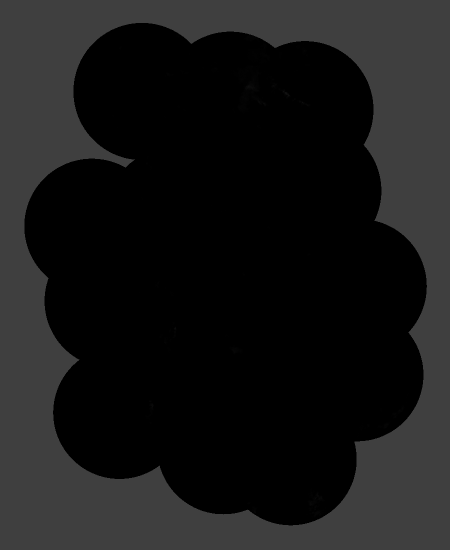
#> input picture opticFlow/PNG/scaled_1705140020.png, 900 x 1100 px (shown at 1/2 size); the run also reads 1 picture not shown here
$ python tracker.py
#> lines starting #> are read from the running program, lines starting #| are printed output that depends on the picture
### opticFlow/tracker/Dataset.py
from PIL import Image
import numpy as np
import os
class DataProvider(object):
    """

        path: string
            Path to directory were the files are stored.

    """

    def __init__(self,path,openIMG=True,pattern="scaled_17051.*"):
        def get_files(pwd,pattern=""):

            """

                Read all files from path which match a pattern and return a list with the names

            """

            import re
            files = []
            for file in os.listdir(pwd):
                matches = re.search(pattern, file)
                if matches:
                    files.append(matches[0])

            files.sort()
            return files

        self.files = get_files(path,pattern)
        self.path = path
        self.openIMG = openIMG
        self.transform = []

    def binary(self):
        self.transform.append(self.binary_)


    def max_contrast(self):
        self.transform.append(self.max_contrast_)


    # [6 lines left out: function binary_, not called in this run]

    def transform(function):
        self.transform.append(function)

    def max_contrast_(self,img):

            """

                maximize contrast of images
                also deleting "edges"

            """

            img[img == img[0,0]] = 0

            mi,ma = img.min(),img.max()
#> mi = 0; ma = 23
            if ma == 0:
                return img

            img -= mi
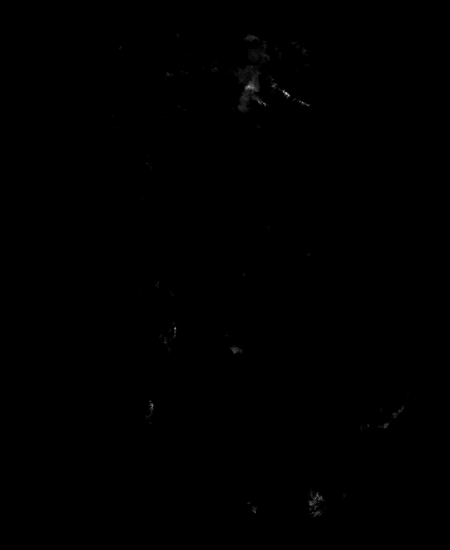
#> img: shape (1100, 900) (shown at 1/2 size); min 0, max 23, mean 0; drawn with min black and max white
            img[img == ma -mi] = 0
            ma = img.max()
#> ma = 21
            img = np.array(((img / ma) * 255),dtype='uint8')
            return img

    def _openIMG(self,pwd):
        img = np.array(Image.open(pwd))
        if len(self.transform) > 0:
            for f in self.transform:
                img = f(img)

        return img

    # [5 lines left out: function __getitem__, not called in this run]


    def __len__(self):
        return len(self.files)

    def __iter__(self):
        self.n = -1
        return self

    def __next__(self):
        self.n += 1
        if self.n < len(self.files):
            if self.openIMG:
                return self._openIMG(os.path.join(self.path,self.files[self.n]))
            else:
                return os.path.join(self.path,self.files[self.n])
        else:
            raise StopIteration

### opticFlow/tracker/Cloud.py

import numpy as np
import cv2 as cv

class Cloud():
    def __init__(self,points,size = None):

        self.points = points
        if size is None:
            self.size = len(points[0])
        else:
            self.size = size
        self.color = [255,255,255]
        self.center_of_mass = int(np.sum(points[0])/len(points[0])),int(np.sum(points[1])/len(points[1]))
        self.min_x,self.max_x = points[0].min(),points[0].max()
        self.min_y,self.max_y = points[1].min(),points[1].max()

    def __lt__(self, other):
        return self.size < other.size

    def __eq__(self, other):
        return self.size == other.size

    def __str__(self):
        return "Cloudsize: {}\nCenter : {}\n".format(self.size,self.center_of_mass)

    # [39 lines left out: functions addText, bounding_box, not called in this run]


    def bbox(self,img):
        return self.bounding_box(img)

    def paintcolor(self,img):
        img[self.points] = self.color
        return img

    # [14 lines left out: functions points_to_2D, dist, not called in this run]

### opticFlow/tracker/tracker.py
#!/home/simon/anaconda3/bin/python

import sys
print(sys.executable)
from PIL import ImageFont, ImageDraw, Image
import os
import numpy as np
import matplotlib.pyplot as plt
from matplotlib import cm
from matplotlib.pyplot import figure
import cv2 as cv
from Dataset import DataProvider
from Cloud import Cloud
from ColorHelper import MplColorHelper


windowname = 'OpenCvFrame'
cv.namedWindow(windowname)
cv.moveWindow(windowname,0,00)


class Tracker(object):
    """

    docstring for Tracker

    """
    def __init__(self, path,max_dist = 10,binary=False,max_contrast=True,transform=None):
        super(Tracker, self).__init__()

        self.path = path
        self.data = DataProvider(path)
        self.max_dist = max_dist
        self.threshold = 5
        if max_contrast:
            self.data.max_contrast()
        if binary:
            self.data.binary()


    def label_To_index(self,label,img):
        return np.where(img == label)

    def getClouds(self,cloudlist,img):
        clouds = [Cloud(self.label_To_index(label,img)) for label,size in cloudlist]
        return clouds

    def sequentialLabeling(self,img):

        """


            Label clouds and return array of tuble (label,cloudsize)
            labels are sorted in descending order by cloudsize
            Explicit location of cloud labeld by label_A
            can be found by np.where(img == label_A)


        """

        img[img >= self.threshold] = 1
        x,y = np.where(img == 1)


        collision = dict()
        label = 2

        for i,j in zip(x,y):
            i_X = slice(i-self.max_dist,i+self.max_dist)
            j_Y = slice(j-self.max_dist,j+self.max_dist)

            window = img[i_X,j_Y]

            neighbours = np.argwhere(window > 1)


            if len(neighbours) == 0:
                window[window == 1] = label
                label +=1
                img[i_X,j_Y] = window

            elif len(neighbours) == 1:
                window[window == 1] = window[neighbours[0,0],neighbours[0,1]]
                img[i_X,j_Y] = window


            # handle label collisions

            else:
                k = np.amax(window)
                img[i,j] = k
                for index in neighbours:
                    nj = window[index[0], index[1]]

                    if nj != k:
                        if k not in collision:
                            collision[k] = set()
                        collision[k].add(nj)
                        if collision[k] is None:
                            del collision[k]


        def changeLabel(elem):
            c_label = collision[elem]
            for l in c_label:
                img[img == l] = elem


        def rearangeCollisions():
            for elem in collision:
                for item in collision[elem]:
                    if item in collision:
                        collision[elem] = (collision[elem] | collision[item])
                        collision[item] = set()
                if elem in collision[elem]:
                    collision[elem].remove(elem)

        rearangeCollisions()


        for i,elem in enumerate(collision):
            if collision[elem] is None:
                continue
            changeLabel(elem)

        cloud_size = []

        for i in range(2,label):
            a = len(np.where(img == i)[0])

            if a == 0:
                continue
            cloud_size.append((i,a))
        cloud_size = sorted(cloud_size, key=lambda x: x[1],reverse = True)

        return cloud_size

    def mapToColor(self,img,cloud_size):
        COL = MplColorHelper('hsv', 0, len(cloud_size))

        colors = {}
        for i,elem in enumerate(cloud_size):
            colors[elem[1]] = COL.get_rgb(i)
        img = cv.cvtColor(img,cv.COLOR_GRAY2RGB)

        for label,size in cloud_size:
            index = np.where(img[:,:,0] == label)
            img[index] = colors[size]

        return img

    def draw_flow(self,imgs,flow, step=8):

                h, w = imgs.shape[:2]
                y, x = np.mgrid[step / 2:h:step, step / 2:w:step].reshape(2, -1).astype(int)
                fx, fy = flow[y, x].T
                lines = np.vstack([x, y, x + fx, y + fy]).T.reshape(-1, 2, 2)
                #print(lines)
                lines = np.int32(lines + 0.5)
                vis = cv.cvtColor(imgs, cv.COLOR_GRAY2BGR)
                cv.polylines(vis, lines, 0, (0, 255, 0))
                #for (x1, y1), (x2, y2) in lines:
                #    cv.circle(vis, (x1, y1), 1, (255, 255, 0), -1)
                return vis

    def calcFlow(self,img0,img1,prevPts=None,nextPts=None):

        flow = cv.calcOpticalFlowFarneback(img0, img1,
                                              #None,
                                              #prevPts,
                                              nextPts,
                                              pyr_scale = 0.5,
                                              levels = 5,
                                              winsize = 11,
                                              iterations = 5,
                                              poly_n = 5,
                                              poly_sigma = 1.1,
                                              flags=0)
                                              #flags = cv.OPTFLOW_USE_INITIAL_FLOW)

        return flow

    def showset(self):
        def show(img):
            cv.imshow(windowname,img)

        for i,img in enumerate(self.data):
            cloudlist = self.sequentialLabeling(img)
            clouds = self.getClouds(cloudlist,img)

            for c in clouds:
                img = c.bbox(img)
            #img = self.mapToColor(img,cloudsize)
            show(img)
            if cv.waitKey(25) & 0XFF == ord('q'):
                break


        cv.destroyAllWindows()

    def create(self,inputPath, outputPath, delay, finalDelay, loop):
            cmd = "convert -delay {} {}*.png -delay {} -loop {} {}".format(
            delay, inputPath, finalDelay, loop,
            outputPath)
            print(cmd)
            os.system(cmd)

    def showFlow(self,create_gif=False,name="clouds.gif",nbr_imgs=0):
        img_list = []
        flow = None
        if create_gif:
            folder = "GIF/"
            if not os.path.exists(folder):
                os.mkdir(folder)


        for i,img in enumerate(self.data):
            img = img[256:768,256:768]

            if len(img_list) == 0:
                mask = np.zeros_like(img)

            img_cpy = img.copy()
            cloudlist = self.sequentialLabeling(img)
            clouds = self.getClouds(cloudlist,img)

            #clouds as points for tracking
            #pts = [ cloud.points for cloud in clouds]
            #center of mass as points for tracking
            pts = [ cloud.center_of_mass for cloud in clouds]

            # need to reshape pts
            pts = np.array(pts)
            x,y = pts.shape
            pts = pts.reshape(y,1,x)

            if len(img_list) >= 2:
                img_list.pop(0)

            img_list.append((img,pts) )

            if len(img_list) < 2:
                continue

            flow = self.calcFlow(img_list[0][0],img_list[1][0],pts)
            vis = self.draw_flow(mask,flow)
            mask = cv.cvtColor(vis,cv.COLOR_RGB2GRAY)

            frame = np.concatenate((img_cpy,mask),axis=1)

            cv.imshow(windowname,frame)
            print(i,end="\r")


            if cv.waitKey(25) & 0XFF == ord('q'):
                break


            if create_gif and len(img_list) == 2:
                filename = "{0:0>5}".format(i)
                cv.imwrite(os.path.join(folder,filename+".png"),frame)
                if i == nbr_imgs and nbr_imgs != 0:
                    break
#> this loop made 2 passes; (key q is pressed on pass 2)
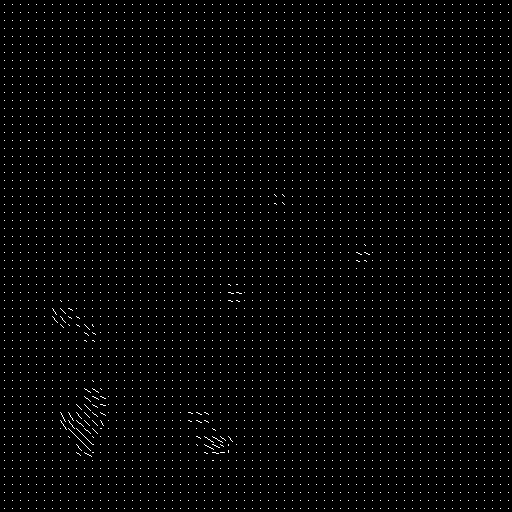
#> mask: shape (512, 512); values 0 (black) and 150 (white), 1.7% white in thin lines or dots
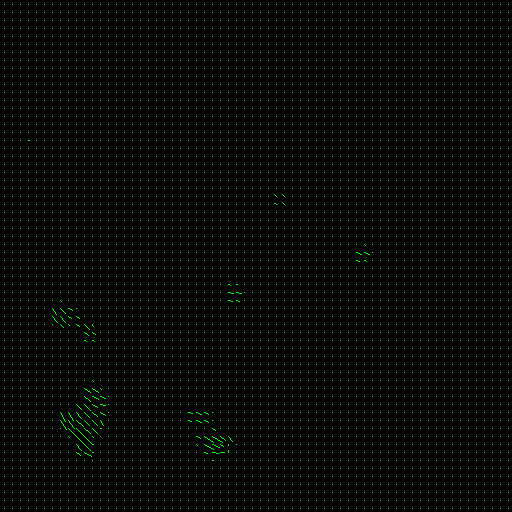
#> vis: shape (512, 512, 3); mean B, G, R 0, 4.4, 0
#> after the loop, img_list = 2 items
        if create_gif:
            self.create(folder,name,50,250,0)


t = Tracker("../PNG")
#t.showset()
t.showFlow(create_gif=True,name="example_flow.gif")
cv.destroyAllWindows()
